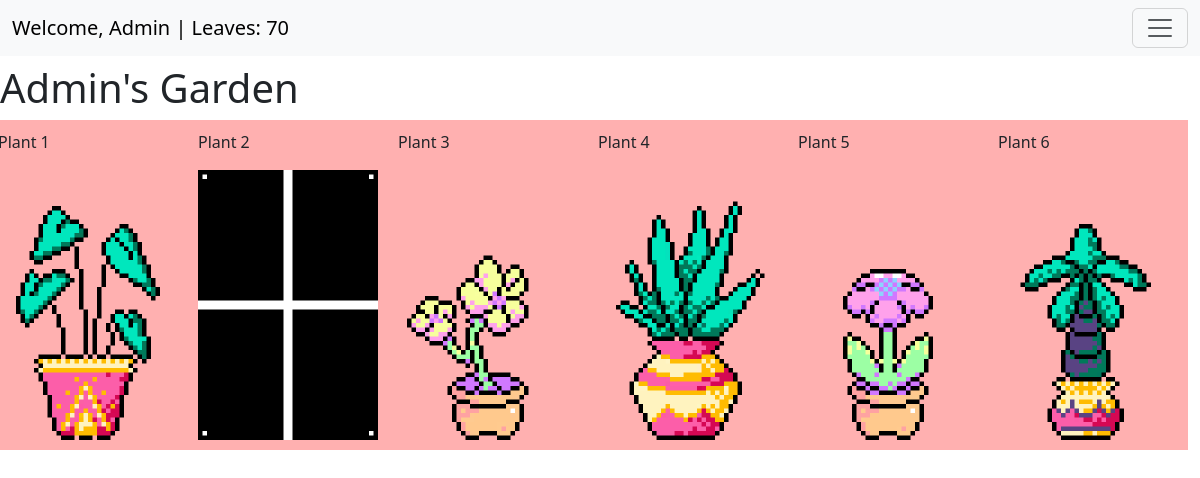
Screenshot of /garden/ (signed in) with the database file from the repository.
### user_management/models.py (models this page shows, shortened)
class CustomUser(AbstractUser):
    email = models.EmailField(null=True, blank=True) # TODO: Allows no email, potentially remove in sprint 2
    friends = models.ManyToManyField("self", symmetrical=True, blank=True)
    owned_plants = models.ManyToManyField("garden.Plant", related_name="owners")
    objects = CustomUserManager()

class UserStats(models.Model):
    user = models.OneToOneField(CustomUser, on_delete=models.CASCADE, related_name="stats")
    leaves = models.IntegerField(default=0)
    points = models.IntegerField(default=0)
    class Meta:
        verbose_name = "User Stats"
        verbose_name_plural = "User Stats"

### garden/models.py (models this page shows)
class Plant(models.Model):
    name = models.CharField(max_length=100)
    price = models.IntegerField()
    image = models.ImageField(upload_to="plant_images/")
    fact = models.TextField()
    onMarket = models.BooleanField(default=True) # Boolean field to check if the plant is on market
    def __str__(self):
        return self.name # String representation of the plant

### garden/views.py (the view)
# urls.py: path("", gardenView, name="garden"),
@login_required(login_url="/auth/login")
def gardenView(request):
    userGarden = UserGarden.objects.get(user=request.user)
    users = CustomUser.objects.get(username= request.user)
    avalible = users.owned_plants.all()
    allplants= Plant.objects.filter(onMarket=True)
    plantSlots = []
    if userGarden:
        for slot in range(1, 7):  # Loop through all 6 slots
            plant = getattr(userGarden, f"plant{slot}Id", None)  # Get Plant object directly
            plantSlots.append(plant)
    print("Final Plant Slots:", plantSlots)  # Debugging line
    return render(request, "garden/garden.html", {"plantSlots": plantSlots,"avalible":avalible, "allplants": allplants})

### garden/templates/garden/garden.html (shortened to what this page needs)
{% extends 'base.html' %}
{% load static %}
{% block content %}
<h1>{% if user.is_authenticated %}
    {% if user.username|last != "s" %}
        <h1>{{ user.username }}'s Garden</h1>
    {% else %}
        <h1>{{ user.username }}' Garden</h1>
    {% endif %}
{% else %}
    <h1>Guest's Garden!</h1>
{% endif %}</h1>
<div class="row h-50">
    <div class="row h-50">
        {% for plant in plantSlots %}
            <div class="col-2" style="background-color: rgb(255, 176, 176); padding: 10px;">
                <p>Plant {{ forloop.counter }}</p>
                {% if plant and plant.image %}
                    <img id="{{forloop.counter}}"class="image img-fluid" width="100%" src="{{ plant.image.url }}" alt="{{ plant.name }}">
                {% else %}
                    <img id="{{ forloop.counter }}" class="image img-fluid" width="100%" src="{% static 'placeholder.jpg' %}" alt="Empty Spot">
                {% endif %}
            </div>
        {% empty %}
            <p>No plants found in your garden.</p>
        {% endfor %}
    </div>
</div>
{% endblock %}

### main/templates/base.html (shortened to what this page needs)
<html lang="en">
<head>
    <link href="https://cdn.jsdelivr.net/npm/bootstrap@5.3.3/dist/css/bootstrap.min.css" rel="stylesheet">
</head>
<body>
<nav class="navbar navbar-light bg-light">
    <div class="container-fluid">
        <a class="navbar-brand me-auto" href="#">
            {% if user.is_authenticated %}
                Welcome, {{ user.username }} | Leaves: {{ user.stats.leaves }}
            {% else %}
                Guest
            {% endif %}
        </a>
        <button class="navbar-toggler" type="button" data-bs-toggle="collapse" data-bs-target="#navbarSupportedContent"
            aria-controls="navbarSupportedContent" aria-expanded="false" aria-label="Toggle navigation">
            <span class="navbar-toggler-icon"></span>
        </button>
    </div>
</nav>
{% block content %}
{% endblock %}
</body>
</html>

### rows the page displays
CustomUser: username "Admin", stats.leaves "70"
Plant: image (picture)
Plant: image (picture)
Plant: image (picture)
Plant: image (picture)
Plant: image (picture)
Plant: image (picture)
